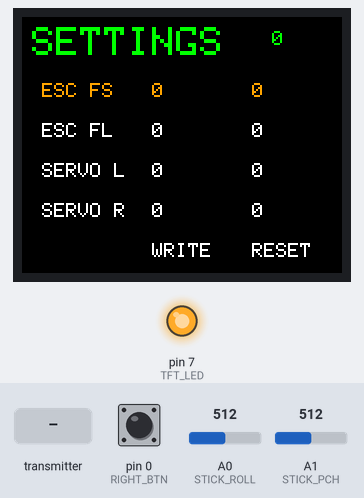
Simulated run of this sketch. Board: Arduino Nano, built with avr-gcc and run on an emulated ATmega328P. On the bench: 160×128 colour display, output pins drawn as LEDs (lit = HIGH). Inputs (shaded band) come from the test bench; at power-on: A1 (STICK_PCH) = 512, A0 (STICK_ROLL) = 512, pin 0 (RIGHT_BTN) HIGH. No radio packets arrive unless stated.

Above: at 1.3 s.
1.4 s: A1 (STICK_PCH) set to 271
2.9 s: A1 (STICK_PCH) set to 248
At 4.4 s:
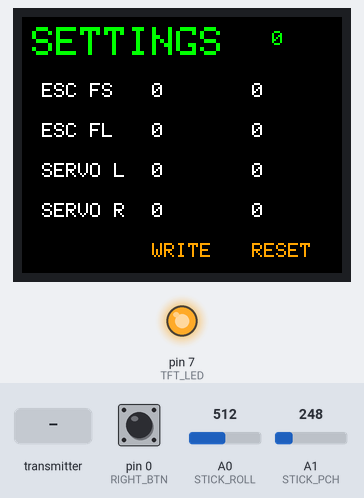
5.6 s: A0 (STICK_ROLL) set to 427
7.1 s: A0 (STICK_ROLL) set to 398
At 8.6 s:
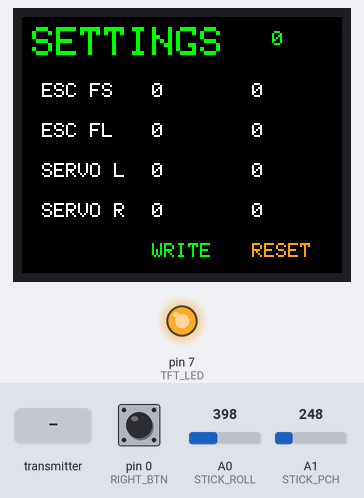
8.9 s: pin 0 (RIGHT_BTN) pulled LOW for 0.15 s
At 10.0 s:
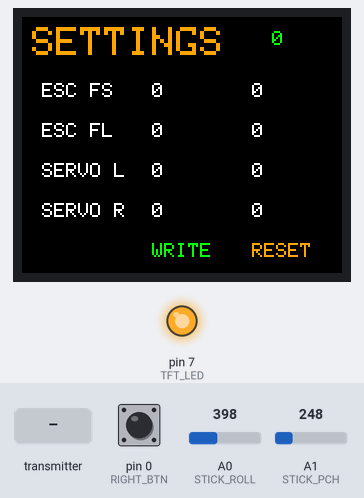
10.5 s: the transmitter starts sending rf_recv = 0
At 13.2 s:
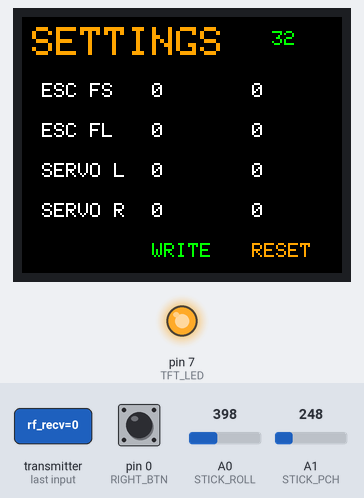
Timing chart, 0 to 14.5 s (numbered marks = the images above; inputs shaded):
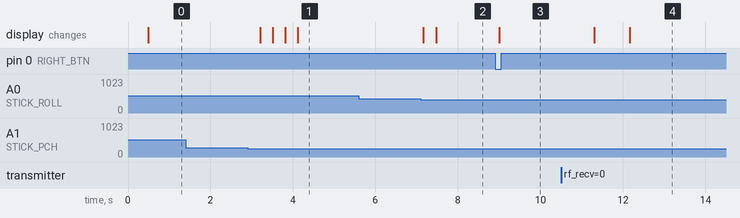

Measured:
- the behaviour switches between 256 and 255 on A1 (STICK_PCH) (found by bisection; images 0 and 1)
- the behaviour switches between 410 and 409 on A0 (STICK_ROLL) (found by bisection; images 1 and 2)
- after the input at 1.4 s, every drawn part: stays the same
- after the input at 2.9 s, the display: first changes after 0.30 s (image 1 shows a later state)
- after the input at 5.6 s, every drawn part: stays the same
- after the input at 7.1 s, the display: first changes after 0.06 s (image 2 shows a later state)
- after the input at 8.9 s, the display: changes after 0.11 s (image 3)
- after the input at 10.5 s, the display: first changes after 0.81 s (image 4 shows a later state)

The sketch:

WingTransmitter.ino
```cpp
#include <Adafruit_GFX.h>
#include <gfxfont.h>

#include <Adafruit_ST7735.h>

#include <SPI.h>
#include <RF24.h>

// Пины, к которым подключены кнопки стиков
#define LEFT_BTN 1
#define RIGHT_BTN 0

// Пины, к которым подключены потенциометры стиков
#define STICK_ROLL A0
#define STICK_PCH  A1
#define STICK_YAW  A2
#define STICK_THRD A3
#define STICK_SENS A6
#define STICK_THRS A7

// Параметры стиков
#define STICK_POS_MIN    0
#define STICK_POS_MID  512
#define STICK_POS_MAX 1024
#define STICK_POS_LAG 	8

// Пины подключения передатчика
#define RF_PIN_CE  9
#define RF_PIN_CSN 10
// Параметры радиоканала
#define RF_CHANNEL   100
#define RF_DATA_RATE RF24_2MBPS
#define RF_PA_LEVEL  RF24_PA_HIGH
// Адрес канала комманд
#define RF_CMD_CH 0xA4D3F4E1
// Адрес канала телеметрии
#define RF_TEL_CH 0xA4D3F4E2

// Пины подключения дисплея
#define TFT_ROT 3
#define TFT_CS  4
#define TFT_RST 5
#define TFT_DC  6
#define TFT_LED 7

// Биты протокола
#define PROTO_BIT_LAST          0b01000000
#define PROTO_BIT_FLIGHT        0b00100000
#define PROTO_BIT_ALL           PROTO_BIT_LAST | PROTO_BIT_FLIGHT

// команды протокола
#define PROTO_MSG_PING          0b00000001
#define PROTO_MSG_FLIGHT_DATA0  0b00000100
#define PROTO_MSG_FLIGHT_DATA1  0b00000101
#define PROTO_MSG_SETTINGS_REQ  0b00001000
#define PROTO_MSG_SETTING_PUSH  0b00001001
#define PROTO_MSG_SETTING_SAVE  0b00001010
#define PROTO_MSG_SETTING_RESET 0b00001100
#define PROTO_MSG_SETTING_WRITE 0b00001101
// Маски режимов
#define MODE_BIT_FAILSAFE 0b00000001
#define MODE_BIT_ARMING   0b00000010
#define MODE_BIT_BEEPER   0b00000100

// Настройки
#define ESC_PL_ZERO   0
#define ESC_PL_FS     1
#define ESC_PL_MIN    2
#define ESC_PL_MAX    3
#define SLEFT_PL_MIN  4
#define SLEFT_PL_MAX  5
#define SRIGHT_PL_MIN 6
#define SRIGHT_PL_MAX 7

// Парамметры приёма/передачи
#define SEND_POOL_SIZE    16
#define RECV_PACKET_MAX   16
#define RECEIVE_TIMEOUT  300
#define RECEIVE_STAT_MAX  32

// минимально и максимальнодопустимые значения настроек
#define SERVO_MIN_VALUE  700
#define SERVO_MAX_VALUE 2300

// настрйока органов управления
#define CTRL_ANALOG_MAX        1024
#define CTRL_ACTION_TIMEOUT     200
#define CTRL_AXIS_VALUE         100
#define CTRL_AXIS_Y_LIMIT        50
#define CTRL_AXIS_X_SLOW_LIMIT   20
#define CTRL_AXIS_X_SLOW_VALUE   10
#define CTRL_AXIS_X_FAST_LIMIT   80
#define CTRL_AXIS_X_FAST_VALUE  100

// Позиция отображения описателя режима
#define MODE_TEXT_LEFT 5
#define MODE_TEXT_TOP  5

// Позиция счётчика пакетов
#define RECEIVE_STAT_LEFT 125
#define RECEIVE_STAT_TOP    7

// Настройки отображения линий настроек
#define FIRST_LINE_TOP  33
#define LINE_HEIGHT     20
#define COL_NAMES_LEFT  10
#define COL_VAL0_LEFT   65
#define COL_VAL1_LEFT  115
#define LINES_COUNT      5
#define BUTTONS_LINE_NUM 4

// Параметры дисплея
#define DISPLAY_W 160
#define DISPLAY_H 128
#define BADGE_W    32
#define BADGE_H    16
// Дополнительные цвета дисплея
#define ST7735_NAVY        0x000F
#define ST7735_DARKGREEN   0x03E0
#define ST7735_DARKCYAN    0x03EF
#define ST7735_MAROON      0x7800
#define ST7735_PURPLE      0x780F
#define ST7735_OLIVE       0x7BE0
#define ST7735_LIGHTGREY   0xC618
#define ST7735_DARKGREY    0x7BEF
#define ST7735_ORANGE      0xFD20
#define ST7735_GREENYELLOW 0xAFE5
#define ST7735_PINK        0xF81F
// Цвета интерфейса
#define BACKGROUND_COLOR       ST7735_BLACK
#define DEFAULT_TEXT_COLOR     ST7735_GREEN
#define WAIT_ACTION_TEXT_COLOR ST7735_ORANGE
#define DEFAULT_LINE_COLOR     ST7735_WHITE
#define SELECTED_LINE_COLOR    ST7735_ORANGE
#define SELECTED_COL_COLOR     ST7735_GREEN

// переменные для статистики принятых комманд
int8_t receive_stat = 0;
int8_t receive_stat_prev = -1;

// передаваемое слово
uint32_t rf_trans = 0;
// принимаемое слово
uint32_t rf_recv  = 0;

// Пул отправляемых запросов
uint32_t send_pool[SEND_POOL_SIZE];
uint8_t  send_pool_size = 0;

// режим работы канала
bool is_flight_mode = false;
// установленные режимы
uint16_t mode_bits = 0;

// Битовая маска тех настроек, которые надо синхронизировать с приёмником
uint8_t settings_to_sync = 0;
// Битовая маска тех настроек, которые надо сохранить на приёмнике
uint8_t settings_to_save = 0;

bool wait_write = false;
bool wait_reset = false;
bool control_lock = false;

// выбранное значение
int8_t selected_line = 0;
int8_t selected_column = 2;
int8_t selected_button = 2;

// время последнего действия
unsigned long last_btn_action_ts = 0;

uint16_t settings_values[]      = {0, 0, 0, 0, 0, 0, 0, 0};
uint16_t settings_prev_values[] = {0, 0, 0, 0, 0, 0, 0, 0};
uint8_t line_col_setting_map[4][2] = {
	{ESC_PL_ZERO, ESC_PL_FS},
	{ESC_PL_MIN, ESC_PL_MAX},
	{SLEFT_PL_MIN, SLEFT_PL_MAX},
	{SRIGHT_PL_MIN, SRIGHT_PL_MAX}
};

const String line_settings_names[] = {
	"ESC FS",
	"ESC FL",
	"SERVO L",
	"SERVO R"
};

// Инициализация дополнительных устройств
Adafruit_ST7735 tft(TFT_CS, TFT_DC, TFT_RST);
RF24 radio(RF_PIN_CE, RF_PIN_CSN);

void setup()
{
    pinMode(STICK_ROLL, INPUT);
    pinMode(STICK_PCH,  INPUT);
    pinMode(STICK_YAW,  INPUT);
    pinMode(STICK_THRD, INPUT);

	pinMode(TFT_LED,    OUTPUT);
	pinMode(RIGHT_BTN,  INPUT_PULLUP);

	digitalWrite(TFT_LED, HIGH);

	initDisplay();

	radio.begin();
	radio.setChannel(RF_CHANNEL);
	radio.setDataRate(RF_DATA_RATE);
	radio.setPALevel(RF_PA_LEVEL);
	radio.openWritingPipe(RF_CMD_CH);
	radio.openReadingPipe(1, RF_TEL_CH);
	radio.startListening();
}

void loop(void)
{
	int8_t pack_num = 0;
    while(readRfData() && !onDataReceived() && (pack_num++ < RECV_PACKET_MAX));
    radio.stopListening();
    processControls();
    buildRequest();
	writeRfData();
	radio.startListening();
    drawReceiveStat();
}

bool readRfData()
{
    unsigned long start_listen_time = millis();
    bool data_received = false;

    do {
    	data_received = radio.available();
    } while (!data_received && ((millis() - start_listen_time) < RECEIVE_TIMEOUT));

	if (data_received) {
	    do {
	        data_received = radio.read(&rf_recv, sizeof(rf_recv));
	    } while (!data_received && (millis() - start_listen_time) < RECEIVE_TIMEOUT);
	}

	if (data_received) {
    	receive_stat++;
    	if (receive_stat > RECEIVE_STAT_MAX) receive_stat = RECEIVE_STAT_MAX;
    } else {
    	receive_stat--;
    	if (receive_stat < 0) receive_stat = 0;
    }
	return data_received;
}

bool onDataReceived()
{
	uint32_t cmd = (rf_recv >> 24);
	boolean prev_flight_mode = is_flight_mode;
	is_flight_mode = (cmd & PROTO_BIT_FLIGHT) == PROTO_BIT_FLIGHT;
	cmd &= ~((uint32_t)PROTO_BIT_ALL);
	if (prev_flight_mode != is_flight_mode) {
		drawModeTitle();
	}
	switch (cmd) {
		case PROTO_MSG_SETTING_PUSH:
			decodeSettingPush();
			break;

		case PROTO_MSG_SETTING_SAVE:
			decodeSettingSave();
			break;

		case PROTO_MSG_SETTING_WRITE:
		case PROTO_MSG_SETTING_RESET:
			decodeSettingReset();
			break;
	}

	return ((rf_recv >> 24) & PROTO_BIT_LAST);
}

void decodeSettingPush()
{
	uint8_t setting = (rf_recv >> 16) & 0xFF;
	uint16_t setting_val = rf_recv & 0xFFFF;
    if (settings_values[setting] == setting_val) {
        settings_to_sync &= ~(0b1 << setting);
    }
	for (int8_t line = 0; line < LINES_COUNT; line++) {
		drawSettingsLine(line);
	}
}

void decodeSettingSave()
{
    uint8_t setting = (rf_recv >> 16) & 0xFF;
	settings_values[setting] = rf_recv & 0xFFFF;
    settings_to_save &= ~(0b1 << setting);
	for (int8_t line = 0; line < LINES_COUNT; line++) {
		drawSettingsLine(line);
	}
}

void decodeSettingReset()
{
	wait_reset = false;
	wait_write = false;
	for (int8_t setting = 0; setting < 8; setting++) {
		settings_values[setting] = 0;
	}
	selected_line = 2;
	selected_button = 2;
	for (int8_t line = 0; line < LINES_COUNT; line++) {
		drawSettingsLine(line, true, true);
	}
	drawModeTitle();
}

void processControls()
{
	if (is_flight_mode) {
		processControlsFlight();
	} else {
		processControlsSettings();
	}
}

void processControlsFlight()
{
	uint32_t message;
	uint32_t thr  = map(analogRead(STICK_SENS), 0, CTRL_ANALOG_MAX, 0, 0xFF);
	uint32_t pch  = map(analogRead(STICK_PCH),  0, CTRL_ANALOG_MAX, 0, 0xFF);
	uint32_t roll = map(analogRead(STICK_ROLL), 0, CTRL_ANALOG_MAX, 0, 0xFF);

	message = ((uint32_t)PROTO_MSG_FLIGHT_DATA0 << 24) | (thr & 0xFF) | ((pch & 0xFF) << 8) | ((roll & 0xFF) << 16);
	addMessageToSendPool(message);

	uint8_t mode_bits = 0;
	// TODO: сделать нормальный, человеческий, безпасный арминг
	if (thr > 5) {
		mode_bits |= MODE_BIT_ARMING;
	}
	message = ((uint32_t)PROTO_MSG_FLIGHT_DATA1 << 24) | (uint32_t)mode_bits;
	addMessageToSendPool(message);
}

void processControlsSettings()
{
	// пока сохраняемся или сбрасываемся - ничего не делаем
	if (wait_write || wait_reset) {
		return;
	}
	if (control_lock && !digitalRead(RIGHT_BTN)) {
		return;
	}
	control_lock = false;

	if ((millis() - last_btn_action_ts) >= CTRL_ACTION_TIMEOUT) {
		int8_t axis_y = map(analogRead(STICK_PCH),  0, CTRL_ANALOG_MAX, -CTRL_AXIS_VALUE, CTRL_AXIS_VALUE);
		int8_t axis_x = map(analogRead(STICK_ROLL), 0, CTRL_ANALOG_MAX, -CTRL_AXIS_VALUE, CTRL_AXIS_VALUE);
		// выбор линии настроек
		if (abs(axis_y) > CTRL_AXIS_Y_LIMIT && selected_column == 2) {
			last_btn_action_ts = millis();
			int8_t prev_selected_line = selected_line;
			selected_line -= axis_y / abs(axis_y);
			selected_line = max(0, min(LINES_COUNT - 1, selected_line));
			drawSettingsLine(prev_selected_line, true, true);
			drawSettingsLine(selected_line, true, true);
		}

		if (!digitalRead(RIGHT_BTN)) {
			if (selected_line == BUTTONS_LINE_NUM) {
				if (selected_button == 0) {
					wait_write = true;
					drawModeTitle();
				} else if (selected_button == 1) {
					wait_reset = true;
					drawModeTitle();
				}
			} else {
				last_btn_action_ts = millis();
				if (selected_column != 2) {
					uint8_t setting = line_col_setting_map[selected_line][selected_column];
					settings_to_save |= 0b1 << setting;
				}
				selected_column++;
				if (selected_column == 3) {
					selected_column = 0;
				}
			}
			control_lock = true;
			drawSettingsLine(selected_line, true);
		}

		if (abs(axis_x) > CTRL_AXIS_X_SLOW_LIMIT) {
			if (selected_line == BUTTONS_LINE_NUM) {
				selected_button += axis_x / abs(axis_x);
				selected_button = min(1, max(0, selected_button));
				drawSettingsLine(selected_line);
			} else if (selected_column != 2) {
				last_btn_action_ts = millis();
				uint32_t setting = line_col_setting_map[selected_line][selected_column];
				settings_values[setting] += ((abs(axis_x) > CTRL_AXIS_X_FAST_LIMIT) ? CTRL_AXIS_X_FAST_VALUE : CTRL_AXIS_X_SLOW_VALUE) * axis_x / abs(axis_x);
				settings_values[setting] = min(SERVO_MAX_VALUE, max(SERVO_MIN_VALUE, settings_values[setting]));
				drawSettingsLine(selected_line);
				settings_to_sync |= 0b1 << setting;
			}
		}
	}
}

void buildRequest()
{
	uint8_t settings_mask = 0;
	uint8_t setting;
	uint32_t message;
	for (setting = 0; setting < 8; setting++) {
	    uint8_t setting_mask = 0b1 << setting;
		if (settings_values[setting] == 0) {
			settings_mask |= setting_mask;
		}
		if ((settings_to_save & setting_mask) == setting_mask) {
	        message = ((uint32_t)PROTO_MSG_SETTING_SAVE << 24) | ((uint32_t)setting << 16) | (uint32_t)settings_values[setting];
	        addMessageToSendPool(message);
        }
		if ((settings_to_sync & setting_mask) == setting_mask) {
	        message = ((uint32_t)PROTO_MSG_SETTING_PUSH << 24) | ((uint32_t)setting << 16) | (uint32_t)settings_values[setting];
	        addMessageToSendPool(message);
        }
	}
    // Запрашиваем значения настроек, которые нам не известны
	if (settings_mask > 0) {
		message = ((uint32_t)PROTO_MSG_SETTINGS_REQ << 24) | settings_mask;
		addMessageToSendPool(message);
	}

	if (wait_reset) {
		message = ((uint32_t)PROTO_MSG_SETTING_RESET << 24);
		addMessageToSendPool(message);
	}

	if (wait_write) {
		message = ((uint32_t)PROTO_MSG_SETTING_WRITE << 24);
		addMessageToSendPool(message);
	}
}

bool addMessageToSendPool(uint32_t message)
{
	if (send_pool_size >= SEND_POOL_SIZE) {
		return false;
	}
	send_pool[send_pool_size] = message;
	send_pool_size++;
	return true;
}

void writeRfData()
{
	if (send_pool_size == 0) {
		rf_trans = (uint32_t)(PROTO_MSG_PING | PROTO_BIT_LAST | (is_flight_mode ? PROTO_BIT_FLIGHT : 0)) << 24;
		radio.write(&rf_trans, sizeof(rf_trans));
		return;
	}

	do {
		send_pool_size--;
		rf_trans = send_pool[send_pool_size] | (is_flight_mode ? PROTO_BIT_FLIGHT : 0);
		if (send_pool_size == 0) {
			rf_trans |= (uint32_t)PROTO_BIT_LAST << 24;
		}
		radio.write(&rf_trans, sizeof(rf_trans));
	} while (send_pool_size > 0);
}

void initDisplay()
{
	tft.initR(INITR_BLACKTAB);
	tft.setRotation(TFT_ROT);
	tft.fillScreen(BACKGROUND_COLOR);

	drawModeTitle();

	for (uint8_t line = 0; line < LINES_COUNT; line++) {
		drawSettingsLine(line, true, true);
	}
}

bool drawModeTitle()
{
	tft.setTextSize(2);
	tft.setTextColor(BACKGROUND_COLOR);
	tft.setCursor(MODE_TEXT_LEFT, MODE_TEXT_TOP);
    tft.println(is_flight_mode ? "SETTINGS" : "FLIGHT");
	tft.setTextColor((wait_write || wait_reset) ? WAIT_ACTION_TEXT_COLOR : DEFAULT_TEXT_COLOR);
	tft.setCursor(MODE_TEXT_LEFT, MODE_TEXT_TOP);
    tft.println(is_flight_mode ? "FLIGHT" : "SETTINGS");
}

void drawReceiveStat()
{
	if (receive_stat != receive_stat_prev) {
		tft.setTextSize(1);
		tft.setTextColor(BACKGROUND_COLOR);
		tft.setCursor(RECEIVE_STAT_LEFT, RECEIVE_STAT_TOP);
	    tft.println(receive_stat_prev);

		tft.setTextColor(DEFAULT_TEXT_COLOR);
		tft.setCursor(RECEIVE_STAT_LEFT, RECEIVE_STAT_TOP);
	    tft.println(receive_stat);
	    receive_stat_prev = receive_stat;
	}
}

void drawSettingsLine(int8_t line, bool force_val = false, bool force_name = false)
{
	if (line == BUTTONS_LINE_NUM) {
		drawButtons(line);
		return;
	}
	tft.setTextSize(1);
	uint16_t line_color = (line == selected_line) ? SELECTED_LINE_COLOR : DEFAULT_LINE_COLOR;
	if (force_name) {
		tft.setTextColor(line_color);
		tft.setCursor(COL_NAMES_LEFT, FIRST_LINE_TOP + line * LINE_HEIGHT);
	    tft.println(line_settings_names[line]);
	}

	for (uint8_t column = 0; column < 2; column++) {
		uint8_t setting = line_col_setting_map[line][column];
		if (force_val || (settings_values[setting] != settings_prev_values[setting])) {
			uint8_t cursor_x = (column == 0) ? COL_VAL0_LEFT : COL_VAL1_LEFT;
			uint8_t cursor_y = FIRST_LINE_TOP + line * LINE_HEIGHT;
			tft.setTextColor(BACKGROUND_COLOR);
			tft.setCursor(cursor_x, cursor_y);
		    tft.println(settings_prev_values[setting]);

		    if (line == selected_line && column == selected_column) {
				tft.setTextColor(SELECTED_COL_COLOR);
		    } else {
				tft.setTextColor(line_color);
		    }
		    tft.setCursor(cursor_x, cursor_y);
		    tft.println(settings_values[setting]);
		    settings_prev_values[setting] = settings_values[setting];
		}
	}
}

void drawButtons(int8_t line)
{
	uint16_t line_color = (line == selected_line) ? SELECTED_LINE_COLOR : DEFAULT_LINE_COLOR;
	tft.setTextSize(1);

    if (line == selected_line && 0 == selected_button) {
		tft.setTextColor(SELECTED_COL_COLOR);
    } else {
		tft.setTextColor(line_color);
    }
	tft.setCursor(COL_VAL0_LEFT, FIRST_LINE_TOP + line * LINE_HEIGHT);
    tft.println("WRITE");

	if (line == selected_line && 1 == selected_button) {
		tft.setTextColor(SELECTED_COL_COLOR);
	} else {
		tft.setTextColor(line_color);
	}
	tft.setCursor(COL_VAL1_LEFT, FIRST_LINE_TOP + line * LINE_HEIGHT);
	tft.println("RESET");
}
```
